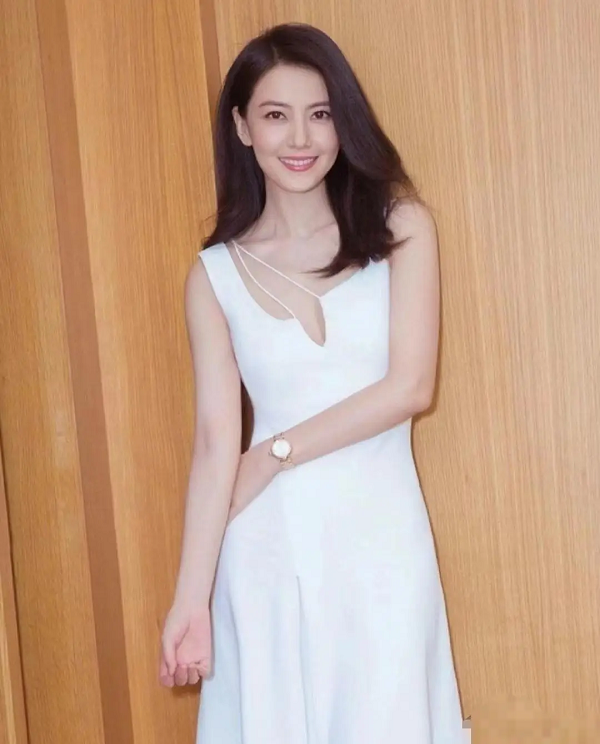
#> input picture OpenCV/04_OpenCV_IMAGE_PROCESSING/12_IMAGE_CONTOURS/yuan_test.png, 600 x 744 px
$ jupyter execute image_contours.ipynb
#> lines starting #> are read from the running program, lines starting #| are printed output that depends on the picture; after the words box and inside, x2 and y2 are one past the last pixel; in counts of white or black regions, pixels touching at a corner belong together
#> further down, src is the input picture: shape (744, 600, 3); mean B, G, R 137.1, 161.6, 195.6
* nesne analizinde kullanılır.

* binary görüntü elde edip ilgili işlemler yapılarak görüntü kontürü elde edilir

[cell 1]
import cv2 as cv

[cell 2]
# binary görüntü
def threshold_demo(image):
    dst = cv.GaussianBlur(image, (3,3), 0)
    gray= cv.cvtColor(dst, cv.COLOR_BGR2GRAY)
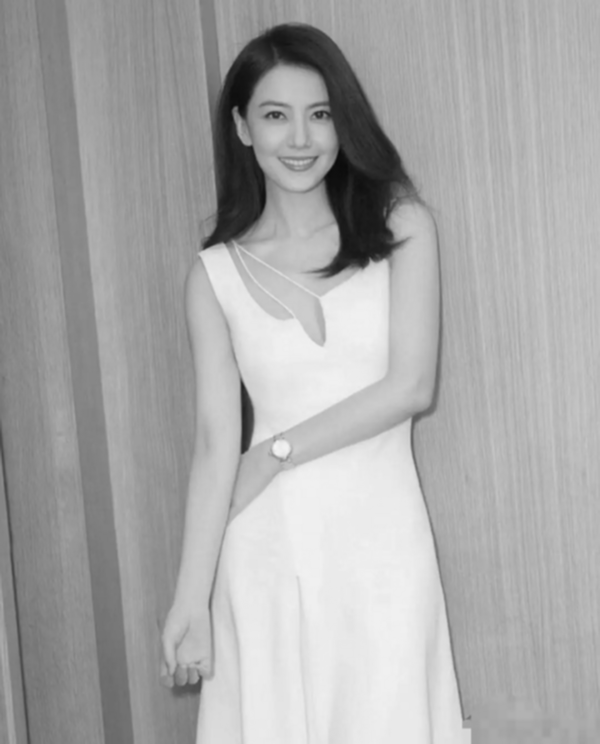
#> gray: shape (744, 600); min 11, max 244, mean 169
    ret, binary = cv.threshold(gray, 0, 255, cv.THRESH_OTSU | cv.THRESH_BINARY)
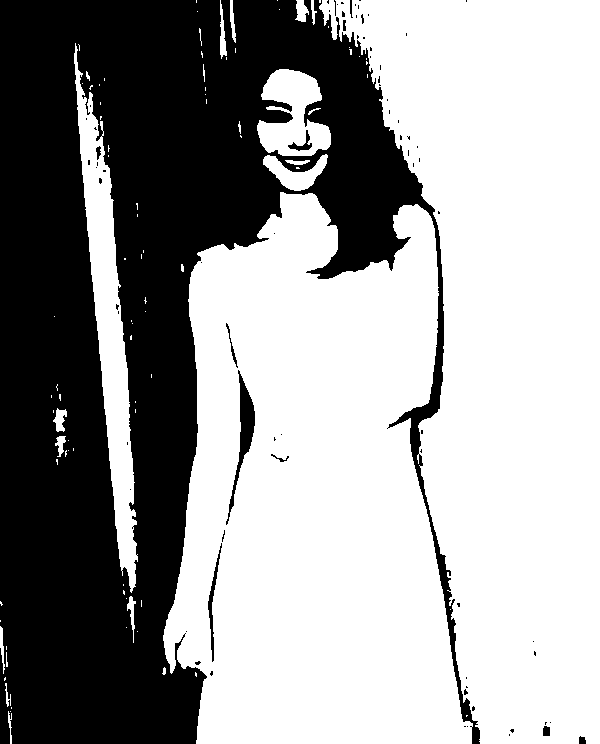
#> binary: shape (744, 600); 61% white; 77 black regions (66 under 20 px), largest, box (x1, y1, x2, y2) and area: (0, 0, 480, 744) 171838, (226, 370, 255, 525) 1093, (208, 543, 222, 662) 347
#> ret = 161
    cv.imshow("binary", binary)
    return binary

[cell 3]
# kenar tespidi için Canny
def canny_demo(image):
    t = 100 #threshold
    canny_output = cv.Canny(image, t, t*2)
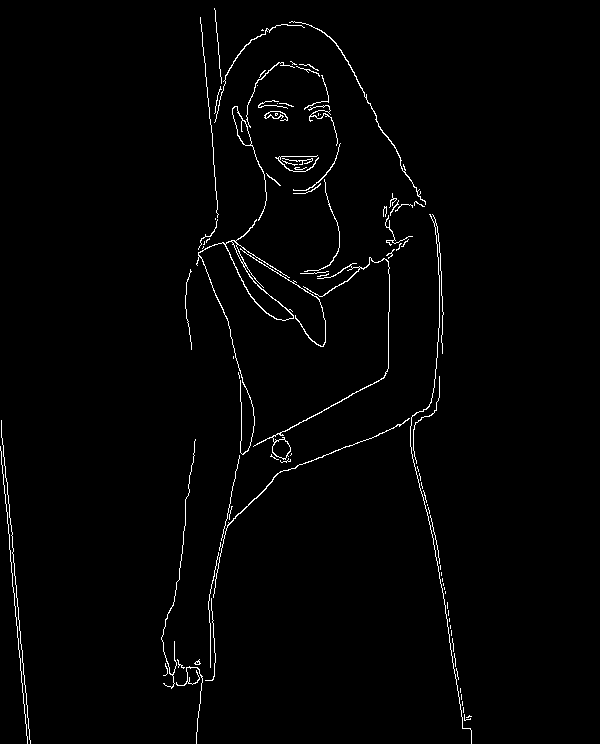
#> canny_output: shape (744, 600); 1.6% white in thin lines or dots, all inside (x1, y1, x2, y2) = (0, 8, 472, 744)
    cv.imshow("canny_output", canny_output)
    return canny_output

[cell 4]
src = cv.imread("yuan_test.png")
cv.namedWindow("input", cv.WINDOW_AUTOSIZE)
cv.imshow("input", src)
cv.waitKey(100)

[cell 5]
binary = threshold_demo(src)
cv.waitKey(100)
canny  = canny_demo(src)
cv.waitKey(100)

[cell 6]
contours, hierarcy = cv.findContours(canny, cv.RETR_TREE, cv.CHAIN_APPROX_SIMPLE)
#> contours = 108 contours, 93 with area under 20; largest, box (x1, y1, x2, y2) and area: (196, 219, 294, 455) 1267, (225, 241, 294, 321) 1046, (253, 257, 390, 460) 382, (232, 106, 267, 221) 360, (232, 106, 252, 146) 330
# gelen görüntü, kontor alma yöntemi, kontürleri saklama yöntemi

[cell 7]
for c in range(len(contours)):
    cv.drawContours(src, contours, c, (0,0,255),2,8)
#> this loop made 108 passes
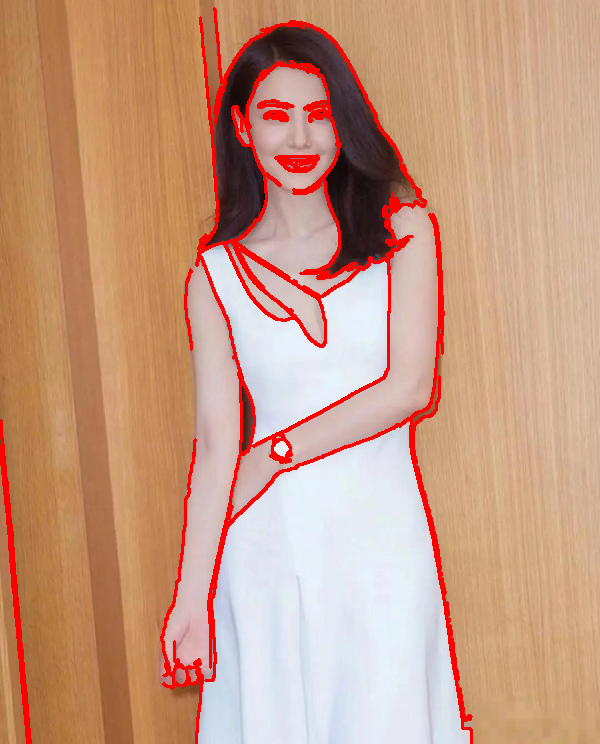
#> src: shape (744, 600, 3); 4.8% of pixels changed, all inside (x1, y1, x2, y2) = (0, 7, 473, 744)
